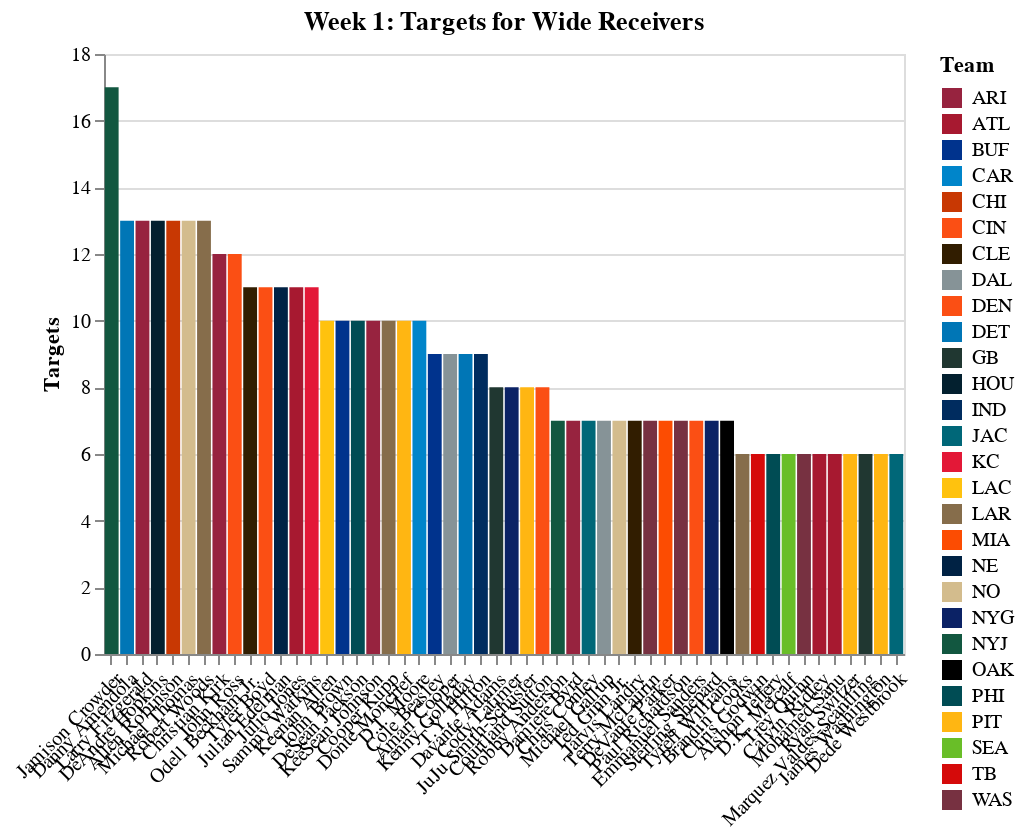

The cell this chart's notebook holds for it:
### Code cell
chart

### Figure 1 — Vega-Lite specification as saved in the notebook (floating-point values rounded to 4 significant figures)
{"$schema": "https://vega.github.io/schema/vega-lite/v3.4.0.json", "config": {"background": "white", "mark": {"tooltip": null}, "view": {"height": 300, "width": 400}}, "data": {"name": "data-45486b722ade833ea94696b3b0abc37a"}, "datasets": {"data-45486b722ade833ea94696b3b0abc37a": [{"Player": "Jamison Crowder", "Targets": 17, "Team": "NYJ"}, {"Player": "Danny Amendola", "Targets": 13, "Team": "DET"}, {"Player": "Larry Fitzgerald", "Targets": 13, "Team": "ARI"}, {"Player": "DeAndre Hopkins", "Targets": 13, "Team": "HOU"}, {"Player": "Allen Robinson", "Targets": 13, "Team": "CHI"}, {"Player": "Michael Thomas", "Targets": 13, "Team": "NO"}, {"Player": "Robert Woods", "Targets": 13, "Team": "LAR"}, {"Player": "Christian Kirk", "Targets": 12, "Team": "ARI"}, {"Player": "John Ross", "Targets": 12, "Team": "CIN"}, {"Player": "Odell Beckham Jr.", "Targets": 11, "Team": "CLE"}, {"Player": "Tyler Boyd", "Targets": 11, "Team": "CIN"}, {"Player": "Julian Edelman", "Targets": 11, "Team": "NE"}, {"Player": "Julio Jones", "Targets": 11, "Team": "ATL"}, {"Player": "Sammy Watkins", "Targets": 11, "Team": "KC"}, {"Player": "Keenan Allen", "Targets": 10, "Team": "LAC"}, {"Player": "John Brown", "Targets": 10, "Team": "BUF"}, {"Player": "DeSean Jackson", "Targets": 10, "Team": "PHI"}, {"Player": "KeeSean Johnson", "Targets": 10, "Team": "ARI"}, {"Player": "Cooper Kupp", "Targets": 10, "Team": "LAR"}, {"Player": "Donte Moncrief", "Targets": 10, "Team": "PIT"}, {"Player": "D.J. Moore", "Targets": 10, "Team": "CAR"}, {"Player": "Cole Beasley", "Targets": 9, "Team": "BUF"}, {"Player": "Amari Cooper", "Targets": 9, "Team": "DAL"}, {"Player": "Kenny Golladay", "Targets": 9, "Team": "DET"}, {"Player": "T.Y. Hilton", "Targets": 9, "Team": "IND"}, {"Player": "Davante Adams", "Targets": 8, "Team": "GB"}, {"Player": "Cody Latimer", "Targets": 8, "Team": "NYG"}, {"Player": "JuJu Smith-Schuster", "Targets": 8, "Team": "PIT"}, {"Player": "Courtland Sutton", "Targets": 8, "Team": "DEN"}, {"Player": "Robby Anderson", "Targets": 7, "Team": "NYJ"}, {"Player": "Damiere Byrd", "Targets": 7, "Team": "ARI"}, {"Player": "Chris Conley", "Targets": 7, "Team": "JAC"}, {"Player": "Michael Gallup", "Targets": 7, "Team": "DAL"}, {"Player": "Ted Ginn Jr.", "Targets": 7, "Team": "NO"}, {"Player": "Jarvis Landry", "Targets": 7, "Team": "CLE"}, {"Player": "Terry McLaurin", "Targets": 7, "Team": "WAS"}, {"Player": "DeVante Parker", "Targets": 7, "Team": "MIA"}, {"Player": "Paul Richardson", "Targets": 7, "Team": "WAS"}, {"Player": "Emmanuel Sanders", "Targets": 7, "Team": "DEN"}, {"Player": "Sterling Shepard", "Targets": 7, "Team": "NYG"}, {"Player": "Tyrell Williams", "Targets": 7, "Team": "OAK"}, {"Player": "Brandin Cooks", "Targets": 6, "Team": "LAR"}, {"Player": "Chris Godwin", "Targets": 6, "Team": "TB"}, {"Player": "Alshon Jeffery", "Targets": 6, "Team": "PHI"}, {"Player": "D.K. Metcalf", "Targets": 6, "Team": "SEA"}, {"Player": "Trey Quinn", "Targets": 6, "Team": "WAS"}, {"Player": "Calvin Ridley", "Targets": 6, "Team": "ATL"}, {"Player": "Mohamed Sanu", "Targets": 6, "Team": "ATL"}, {"Player": "Ryan Switzer", "Targets": 6, "Team": "PIT"}, {"Player": "Marquez Valdes-Scantling", "Targets": 6, "Team": "GB"}, {"Player": "James Washington", "Targets": 6, "Team": "PIT"}, {"Player": "Dede Westbrook", "Targets": 6, "Team": "JAC"}]}, "encoding": {"color": {"field": "Team", "scale": {"domain": ["ARI", "ATL", "BUF", "CAR", "CHI", "CIN", "CLE", "DAL", "DEN", "DET", "GB", "HOU", "IND", "JAC", "KC", "LAC", "LAR", "MIA", "NE", "NO", "NYG", "NYJ", "OAK", "PHI", "PIT", "SEA", "TB", "WAS"], "range": ["#97233F", "#A71930", "#00338D", "#0085CA", "#C83803", "#FB4F14", "#311D00", "#869397", "#FB4F14", "#0076B6", "#203731", "#03202F", "#002C5F", "#006778", "#E31837", "#FFC20E", "#866D4B", "#FC4C02", "#002244", "#D3BC8D", "#0B2265", "#125740", "#000000", "#004C54", "#FFB612", "#69BE28", "#D50A0A", "#773141"]}, "type": "nominal"}, "x": {"axis": {"labelAngle": -45, "title": ""}, "field": "Player", "sort": {"field": "Targets", "op": "sum", "order": "descending"}, "type": "nominal"}, "y": {"axis": {"title": "Targets"}, "field": "Targets", "type": "quantitative"}}, "mark": "bar", "title": "Week 1: Targets for Wide Receivers"}
